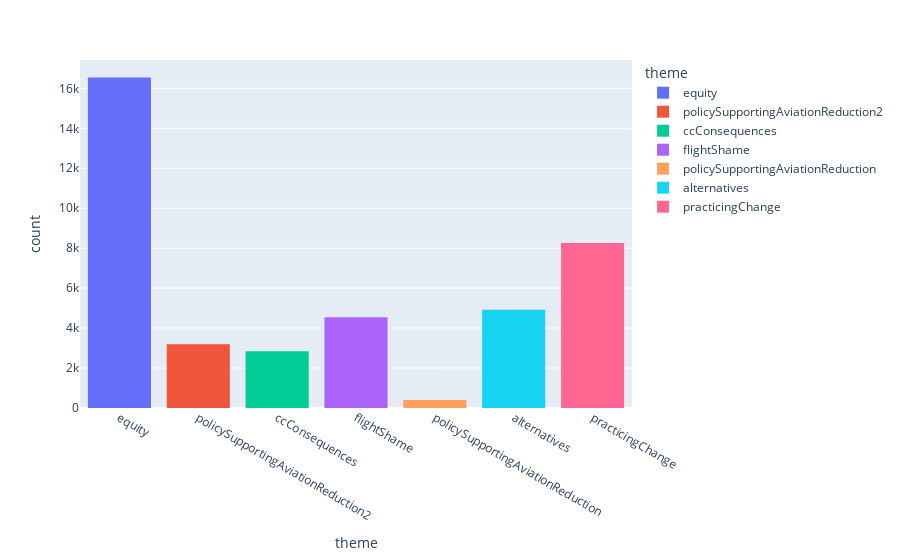

Write notebook code for a chart like this one.
### Code cell
import plotly.express as px

px.histogram(
    data_frame=flying,
    x="theme",
    color="theme"
)

### Figure 1 — Plotly figure (JSON) as saved in the notebook; plotly's stock layout.template omitted (floating-point values rounded to 4 significant figures; data arrays with more than 128 entries replaced by an {"elided": "..."} marker saying what was removed)
{"data": [{"alignmentgroup": "True", "bingroup": "x", "hovertemplate": "theme=%{x}<br>count=%{y}<extra></extra>", "legendgroup": "equity", "marker": {"color": "#636efa", "pattern": {"shape": ""}}, "name": "equity", "offsetgroup": "equity", "orientation": "v", "showlegend": true, "type": "histogram", "x": {"elided": "16549 str values"}, "xaxis": "x", "yaxis": "y"}, {"alignmentgroup": "True", "bingroup": "x", "hovertemplate": "theme=%{x}<br>count=%{y}<extra></extra>", "legendgroup": "policySupportingAviationReduction2", "marker": {"color": "#EF553B", "pattern": {"shape": ""}}, "name": "policySupportingAviationReduction2", "offsetgroup": "policySupportingAviationReduction2", "orientation": "v", "showlegend": true, "type": "histogram", "x": {"elided": "3194 str values"}, "xaxis": "x", "yaxis": "y"}, {"alignmentgroup": "True", "bingroup": "x", "hovertemplate": "theme=%{x}<br>count=%{y}<extra></extra>", "legendgroup": "ccConsequences", "marker": {"color": "#00cc96", "pattern": {"shape": ""}}, "name": "ccConsequences", "offsetgroup": "ccConsequences", "orientation": "v", "showlegend": true, "type": "histogram", "x": {"elided": "2836 str values"}, "xaxis": "x", "yaxis": "y"}, {"alignmentgroup": "True", "bingroup": "x", "hovertemplate": "theme=%{x}<br>count=%{y}<extra></extra>", "legendgroup": "flightShame", "marker": {"color": "#ab63fa", "pattern": {"shape": ""}}, "name": "flightShame", "offsetgroup": "flightShame", "orientation": "v", "showlegend": true, "type": "histogram", "x": {"elided": "4539 str values"}, "xaxis": "x", "yaxis": "y"}, {"alignmentgroup": "True", "bingroup": "x", "hovertemplate": "theme=%{x}<br>count=%{y}<extra></extra>", "legendgroup": "policySupportingAviationReduction", "marker": {"color": "#FFA15A", "pattern": {"shape": ""}}, "name": "policySupportingAviationReduction", "offsetgroup": "policySupportingAviationReduction", "orientation": "v", "showlegend": true, "type": "histogram", "x": {"elided": "402 str values"}, "xaxis": "x", "yaxis": "y"}, {"alignmentgroup": "True", "bingroup": "x", "hovertemplate": "theme=%{x}<br>count=%{y}<extra></extra>", "legendgroup": "alternatives", "marker": {"color": "#19d3f3", "pattern": {"shape": ""}}, "name": "alternatives", "offsetgroup": "alternatives", "orientation": "v", "showlegend": true, "type": "histogram", "x": {"elided": "4913 str values"}, "xaxis": "x", "yaxis": "y"}, {"alignmentgroup": "True", "bingroup": "x", "hovertemplate": "theme=%{x}<br>count=%{y}<extra></extra>", "legendgroup": "practicingChange", "marker": {"color": "#FF6692", "pattern": {"shape": ""}}, "name": "practicingChange", "offsetgroup": "practicingChange", "orientation": "v", "showlegend": true, "type": "histogram", "x": {"elided": "8262 str values"}, "xaxis": "x", "yaxis": "y"}], "layout": {"barmode": "relative", "legend": {"title": {"text": "theme"}, "tracegroupgap": 0}, "margin": {"t": 60}, "xaxis": {"anchor": "y", "categoryarray": ["equity", "policySupportingAviationReduction2", "ccConsequences", "flightShame", "policySupportingAviationReduction", "alternatives", "practicingChange"], "categoryorder": "array", "domain": [0, 1], "title": {"text": "theme"}}, "yaxis": {"anchor": "x", "domain": [0, 1], "title": {"text": "count"}}}}
